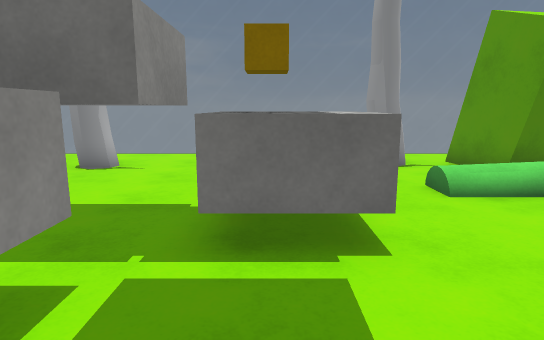
View 1 (above)

17 first-person views from a walk through a Unity game level. The camera is 1.5 m above the floor, tilts 10° down and sees 75° across. The floor is counted in squares, 1 m on a side. Each view is taken from the middle of a square. On the plan, view 1 faces up. The plan holds only what a view shows up to about 16 squares ahead; the rest is blank. The player character is not drawn. Some surface patterns are stand-ins.

View 2
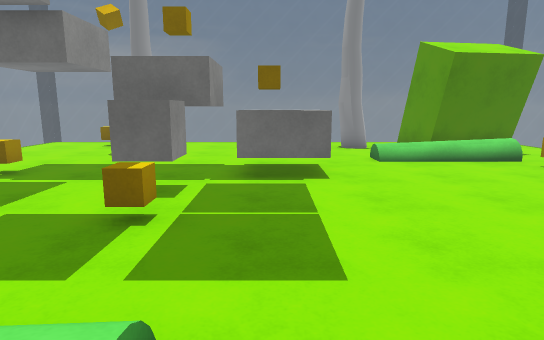

View 3
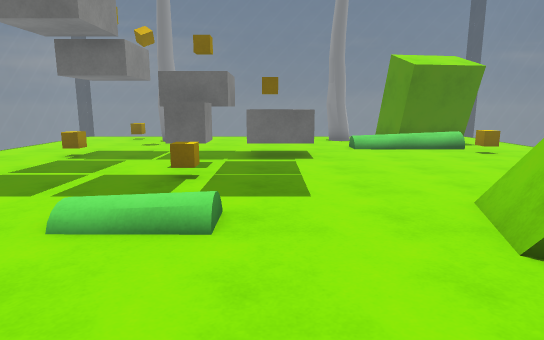

View 4
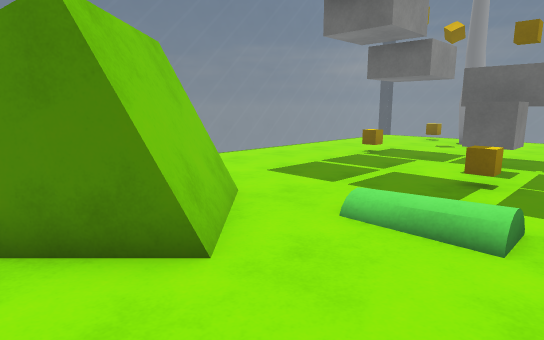

View 5
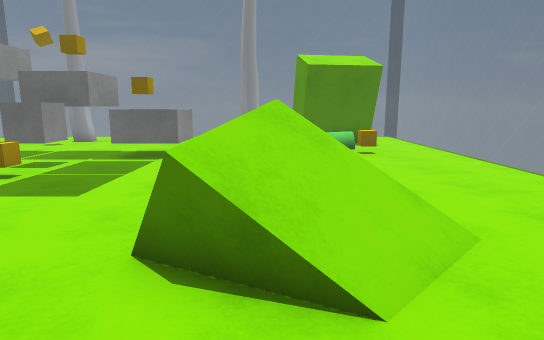

View 6
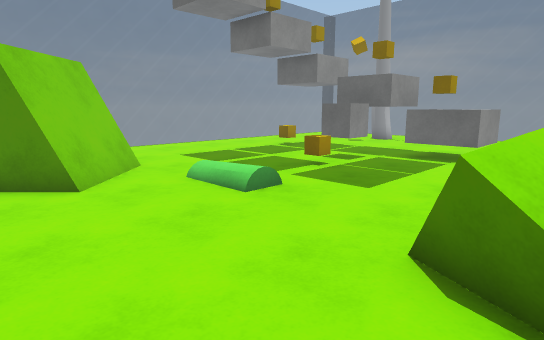

View 7
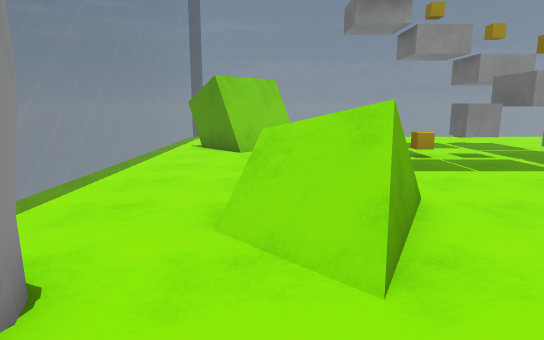

View 8
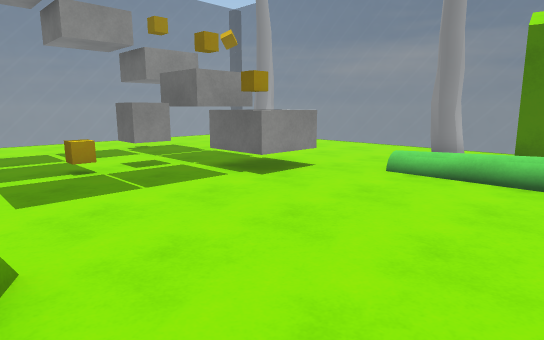

View 9
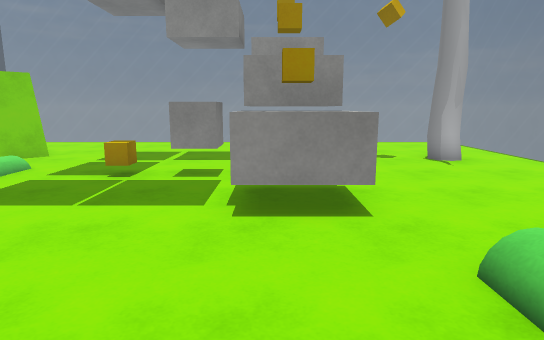

View 10
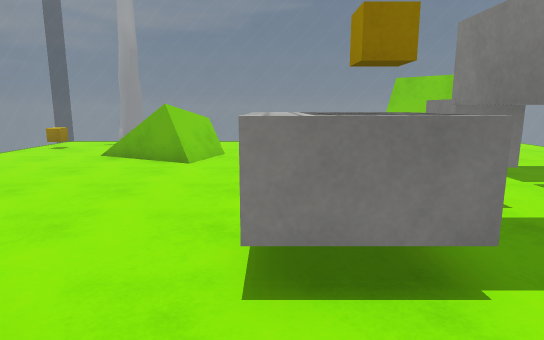

View 11
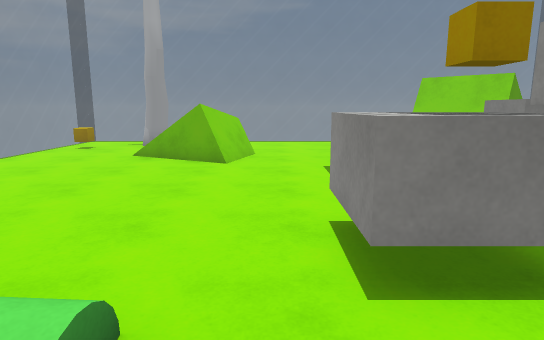

View 12
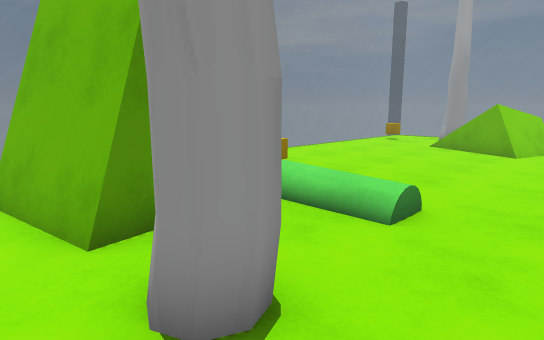

View 13
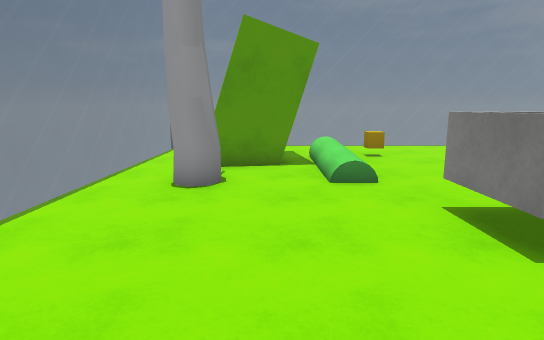

View 14
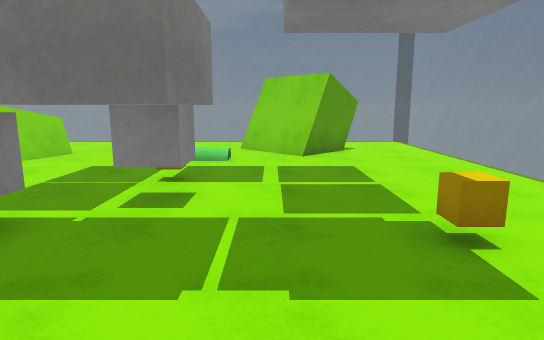

View 15
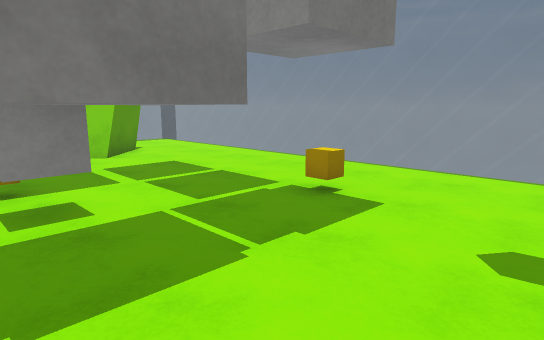

View 16
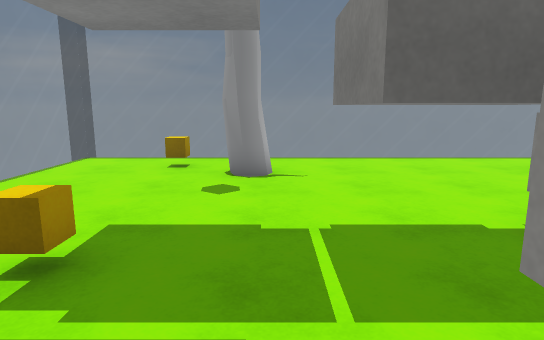

View 17
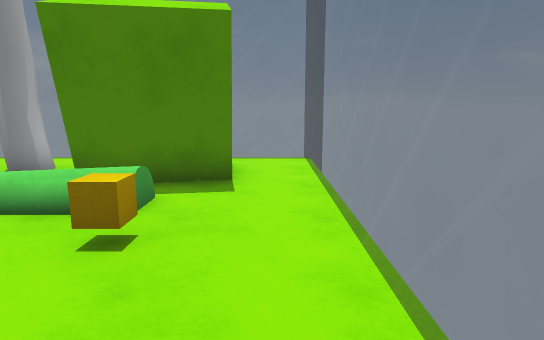

### Floor plan
Key: @ floor where view 1 was taken; # wall or solid block; . floor; / step, stairs or slope; = window, fence, low wall or low ledge; O other object.
Columns run from 10 left of view 1 to 10 right of it. Each row starts with its distance up from view 1.
 12 =====================
 11 =...................=
 10 =...O........#.####.=
  9 =....OO......O.####.=
  8 =..............####.=
  7 =............//## ..=
  6 =............////O..=
  5 =......OOOOO.....O..=
  4 =...O..O.OOO........=
  3 =.......O...........=
  2 =......OO...........=
  1 =.......O...........=
  0 =.........@.........=
 -1 =...................=
 -2 =............OO.....=
 -3 =............O //...=
 -4 =...###......///....=
 -5 =..####............O=
 -6 =... ##.........OO..=
 -7 =....#...........O..=
 -8 ================  ===

Where each view was taken, in squares from view 1:
view 1: 0 up, 0 right, facing up
view 2: 4 down, 0 right, facing up
view 3: 7 down, 0 right, facing up
view 4: 7 down, 0 right, facing up-left
view 5: 7 down, 4 right, facing up
view 6: 7 down, 4 right, facing up-left
view 7: 4 down, 9 right, facing left
view 8: 2 down, 7 right, facing up-left
view 9: 4 up, 6 right, facing left
view 10: 8 up, 1 right, facing down
view 11: 8 up, 2 right, facing down
view 12: 11 up, 1 right, facing down-right
view 13: 8 up, 4 left, facing right
view 14: 8 up, 4 left, facing down
view 15: 8 up, 1 left, facing down-left
view 16: 1 up, 4 left, facing up
view 17: 1 up, 9 right, facing up
